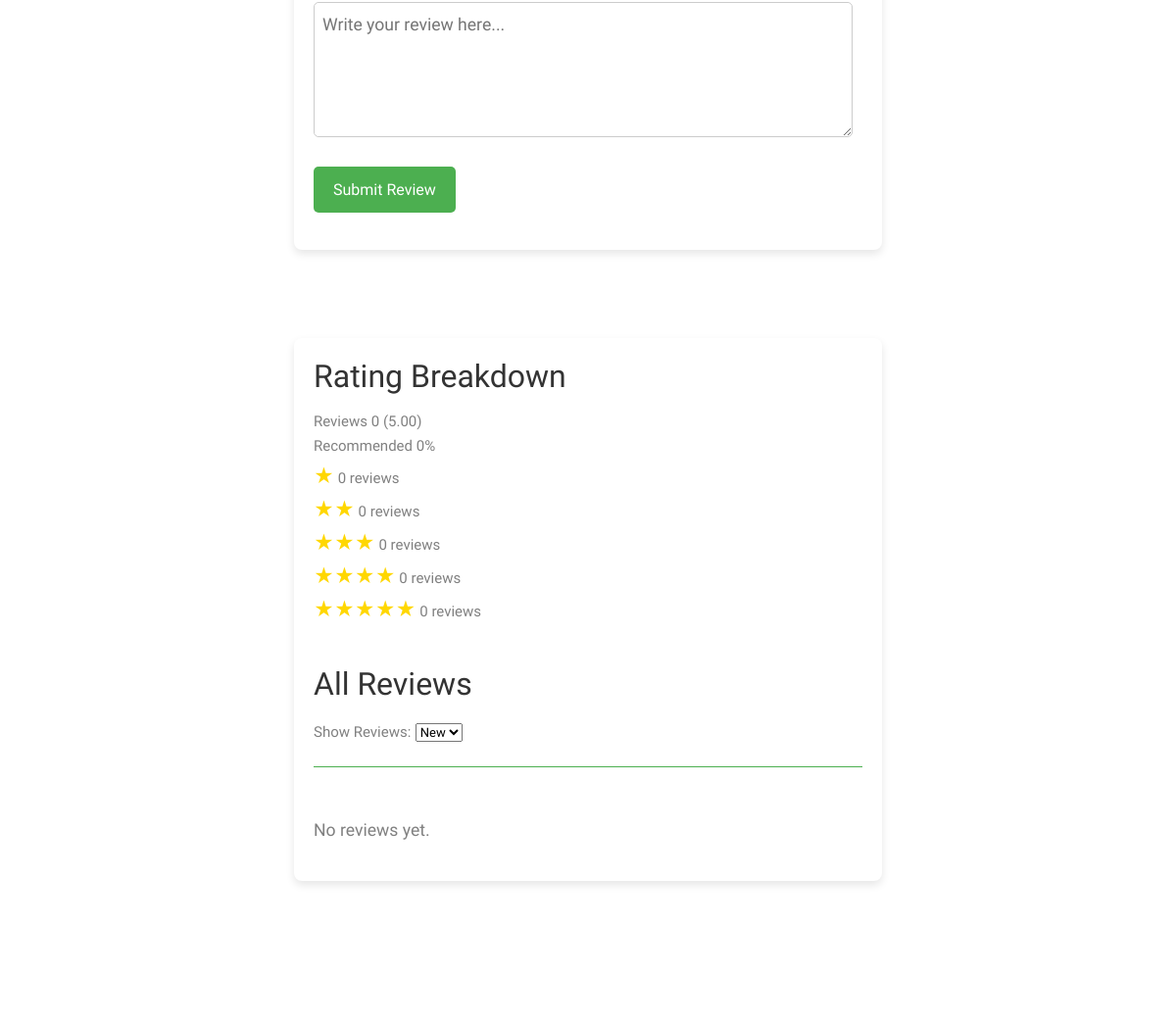
The app's page /reviews.php (middle part), older data.
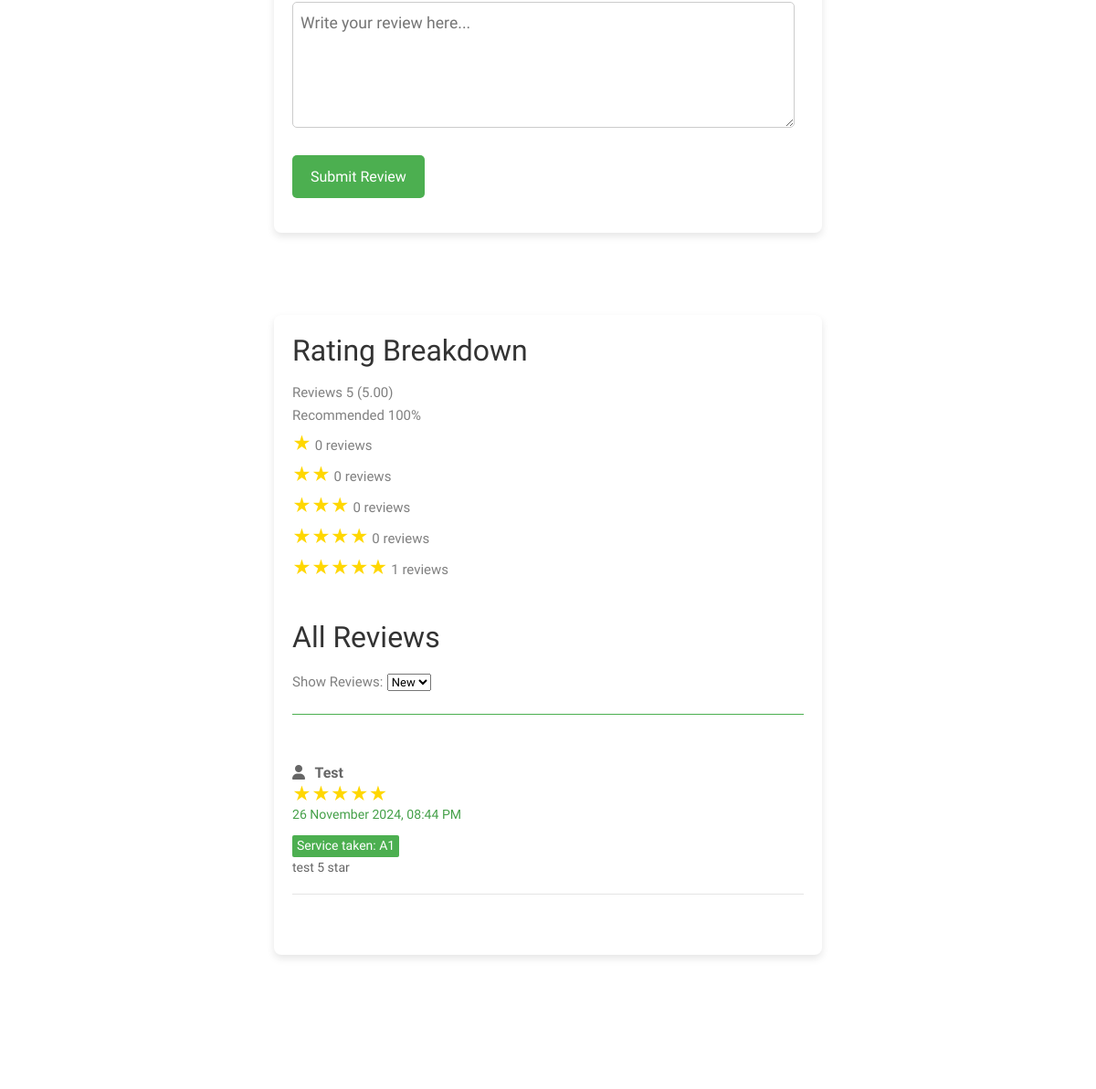
The same page, newer data.
### tables this page shows
CREATE TABLE `reviews` (
  `id` int(11) NOT NULL,
  `rating` int(11) NOT NULL CHECK (`rating` between 1 and 5),
  `service_name` text NOT NULL,
  `review_text` text NOT NULL,
  `created_at` text NOT NULL DEFAULT current_timestamp(),
  `student_id` int(11) NOT NULL
);

CREATE TABLE `students_tbl` (
  `student_id` int(11) NOT NULL,
  `student_fullname` text NOT NULL,
  `student_batch_id` varchar(50) NOT NULL,
  `student_gender` text NOT NULL,
  `student_birthdate` varchar(100) NOT NULL,
  `course_name` text NOT NULL,
  `student_email` text NOT NULL,
  `student_phone_number` varchar(20) NOT NULL,
  `student_password` text NOT NULL,
  `student_status` text NOT NULL
);

### reviews.php (the view, shortened to what this page needs)
<!DOCTYPE html>
<html lang="en">
  <head>
    <link rel="stylesheet" href="fonts/icomoon/style.css">
    <link rel="stylesheet" href="css/bootstrap.min.css">
    <link rel="stylesheet" href="css/jquery-ui.css">
    <link rel="stylesheet" href="css/owl.carousel.min.css">
    <link rel="stylesheet" href="css/owl.theme.default.min.css">
    <link rel="stylesheet" href="css/owl.theme.default.min.css">
    <link rel="stylesheet" href="css/jquery.fancybox.min.css">
    <link rel="stylesheet" href="css/bootstrap-datepicker.css">
    <link rel="stylesheet" href="fonts/flaticon/font/flaticon.css">
    <link rel="stylesheet" href="css/aos.css">
    <link rel="stylesheet" href="css/style.css">
  </head>
  <body data-spy="scroll" data-target=".site-navbar-target" data-offset="300">
  <div class="site-wrap">
<div class="review-form">
    <form method="POST" action="">
        <input type="text" name="service_name" placeholder="Enter service name" required><br>
        <input type="email" name="email" placeholder="Enter user email" required><br>
        <input type="hidden" name="rating" id="rating-value" required><br><br>
        <textarea name="review_text" rows="4" cols="30" placeholder="Write your review here..." required></textarea><br>
        <button type="submit">Submit Review</button>
    </form>
</div>
<?php
include './Course/conn.php';
$order = isset($_GET['order']) ? $_GET['order'] : 'DESC';
$query = "SELECT reviews.*, students_tbl.student_fullname
          FROM reviews
          JOIN students_tbl ON reviews.student_id = students_tbl.student_id
          ORDER BY reviews.created_at $order";
$result = $conn->query($query);
$ratingCount = [1 => 0, 2 => 0, 3 => 0, 4 => 0, 5 => 0];
$totalScore = 0;
$totalReviews = 0;
$reviews = [];
while ($row = $result->fetch(PDO::FETCH_ASSOC)) {
    $reviews[] = $row;
    $rating = $row['rating'];
    $ratingCount[$rating]++;
    $totalScore += $rating;
    $totalReviews++;
}
$averageScore = $totalReviews > 0 ? round($totalScore / $totalReviews, 2) : 0;
$percentage = $averageScore * 20;
?>
<div class="review-display">
    <div class="ratings-breakdown">
        <div class="star-count">
        <h2>Rating Breakdown</h2>
        <p>Reviews <?php echo $averageScore; ?> (5.00)</p>
        <p>Recommended <?php echo $percentage; ?>%</p>
        <p><span class="total-stars">★</span> <?php echo $ratingCount[1]; ?> reviews</p>
        <p><span class="total-stars">★★</span> <?php echo $ratingCount[2]; ?> reviews</p>
        <p><span class="total-stars">★★★</span> <?php echo $ratingCount[3]; ?> reviews</p>
        <p><span class="total-stars">★★★★</span> <?php echo $ratingCount[4]; ?> reviews</p>
        <p><span class="total-stars">★★★★★</span> <?php echo $ratingCount[5]; ?> reviews</p>
        </div>
    </div>
    <form method="GET" action="">
        <div class="filter-reviews">
        <h2>All Reviews</h2>
        <label for="order">Show Reviews: </label>
        <select name="order" id="order" onchange="this.form.submit()">
            <option value="DESC" <?php echo ($order === 'DESC') ? 'selected' : ''; ?>>New</option>
        </select>
        </div>
    </form>
    <?php if (count($reviews) > 0): ?>
        <?php foreach ($reviews as $row): ?>
            <div class="review">
                <p style="font-weight: bold; font-size: 16px;"><i class="fa fa-user" style="margin-right: 7px;"></i> <?php echo htmlspecialchars($row['student_fullname']); ?></p>
                <p class="stars"><?php echo str_repeat('★', $row['rating']); ?></p>
                <small><?php echo $row['created_at']; ?></small>
                <p style="background: #4CAF50; color: #fff; display: inline-block; padding: 0 5px; border-radius: 2px;">
                    <strong>Service taken:</strong> <?php echo htmlspecialchars($row['service_name']); ?>
                </p>
                <p><?php echo htmlspecialchars($row['review_text']); ?></p>
                <hr>
            </div>
        <?php endforeach; ?>
    <?php else: ?>
        <p>No reviews yet.</p>
    <?php endif; ?>
</div>
  </div>
  </body>
</html>

Row changes from the older to the newer data that the page shows:
added reviews: student.student_fullname "Test", rating "★★★★★", created_at "26 November 2024, 08:44 PM", service_name "A1", review_text "test 5 star"
Text that changed along with them:
$averageScore: "0" → "5"
$percentage: "0" → "100"
$ratingCount[5]: "0" → "1"
text no longer shown: "No reviews yet."
